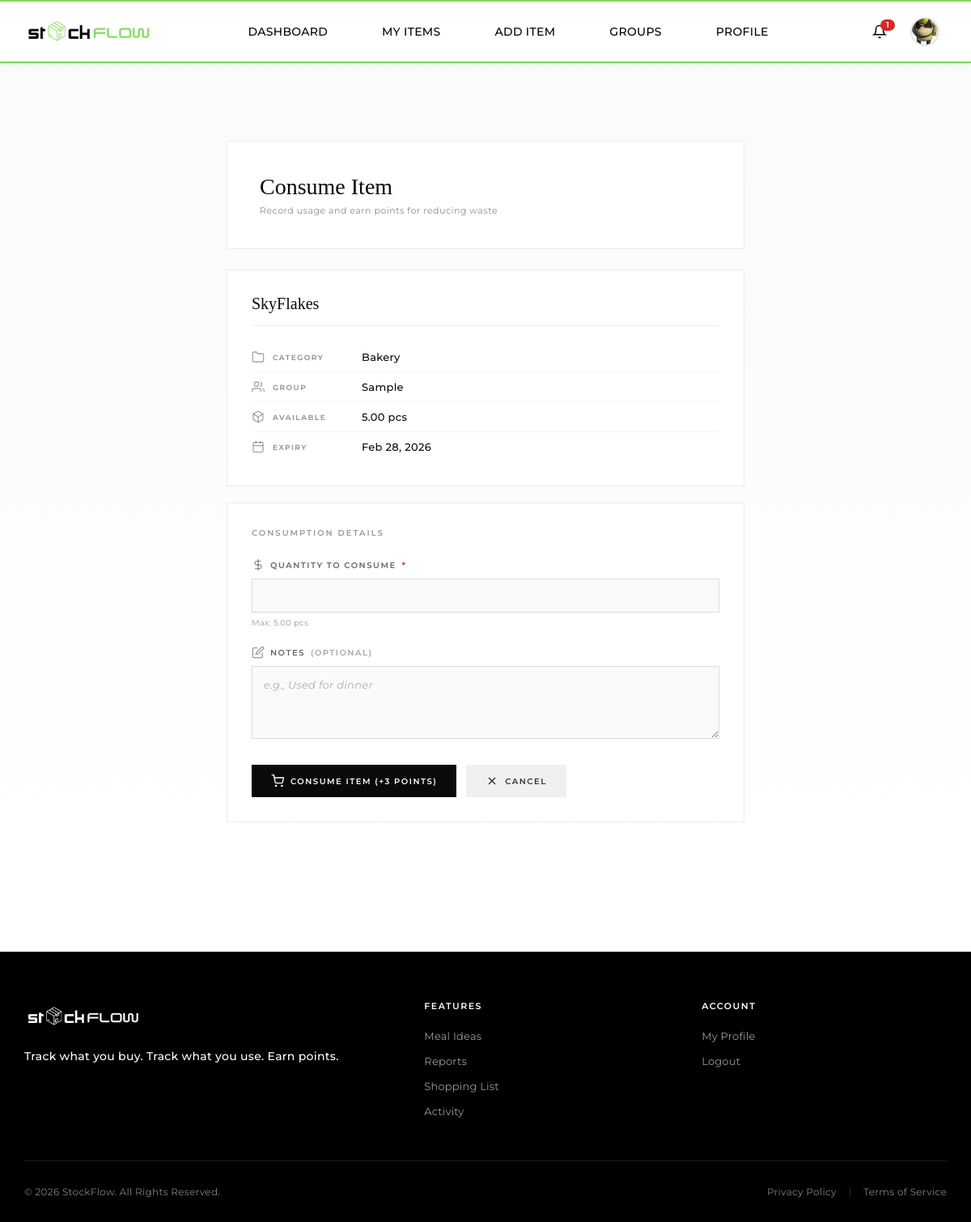
Screenshot of /user/customer/item/consume_item.php?id=1 (signed in) with the database file from the repository.
### tables this page shows
CREATE TABLE `users` (
  `user_id` int(11) NOT NULL,
  `full_name` varchar(255) NOT NULL,
  `email` varchar(255) NOT NULL,
  `password` varchar(1000) NOT NULL,
  `img_name` varchar(255) DEFAULT NULL,
  `is_active` tinyint(1) DEFAULT 1,
  `last_login` timestamp NULL DEFAULT NULL,
  `role` enum('customer','grocery_admin') DEFAULT 'customer',
  `store_id` int(11) DEFAULT NULL,
  `created_at` timestamp NOT NULL DEFAULT current_timestamp(),
  `updated_at` timestamp NOT NULL DEFAULT current_timestamp() ON UPDATE current_timestamp()
);

CREATE TABLE `customer_items` (
  `item_id` int(11) NOT NULL,
  `item_name` varchar(255) NOT NULL,
  `barcode` varchar(100) DEFAULT NULL,
  `catalog_id` int(11) DEFAULT NULL,
  `category_id` int(11) NOT NULL,
  `group_id` int(11) NOT NULL,
  `quantity` decimal(10,2) NOT NULL,
  `unit` varchar(50) NOT NULL,
  `purchase_date` date NOT NULL,
  `expiry_date` date NOT NULL,
  `expiry_status` enum('fresh','near_expiry','expired') DEFAULT 'fresh',
  `alert_flag` tinyint(1) DEFAULT 0,
  `purchased_from` varchar(255) DEFAULT NULL,
  `created_by` int(11) NOT NULL,
  `date_added` timestamp NOT NULL DEFAULT current_timestamp(),
  `last_updated` timestamp NOT NULL DEFAULT current_timestamp() ON UPDATE current_timestamp()
);

CREATE TABLE `categories` (
  `category_id` int(11) NOT NULL,
  `category_name` varchar(100) NOT NULL,
  `description` text DEFAULT NULL,
  `created_at` timestamp NOT NULL DEFAULT current_timestamp()
);

CREATE TABLE `groups` (
  `group_id` int(11) NOT NULL,
  `group_name` varchar(255) NOT NULL,
  `group_type` enum('household','co_living','small_business') NOT NULL,
  `created_by` int(11) NOT NULL,
  `invitation_code` varchar(50) DEFAULT NULL,
  `created_at` timestamp NOT NULL DEFAULT current_timestamp()
);

### includes/config.php (called while the page is built, shortened)
<?php
$baseUrl = '/StockFlow';
function isLoggedIn() {
    return isset($_SESSION['user_id']);
}
function getCurrentUserId() {
    return $_SESSION['user_id'] ?? null;
}
function getCurrentUserRole() {
    return $_SESSION['role'] ?? null;
}
?>

### user/customer/item/consume_item.php (the view, shortened to what this page needs)
<?php
require_once __DIR__ . '/../../../includes/config.php';
$conn    = getDBConnection();
$user_id = getCurrentUserId();
$item_id = $_GET['id'] ?? null;
$stmt = $conn->prepare("
    SELECT ci.*, c.category_name, g.group_name
    FROM customer_items ci
    INNER JOIN categories c      ON ci.category_id = c.category_id
    INNER JOIN groups g          ON ci.group_id    = g.group_id
    INNER JOIN group_members gm  ON ci.group_id    = gm.group_id
    WHERE ci.item_id = ? AND gm.user_id = ?
");
$stmt->bind_param("ii", $item_id, $user_id);
$stmt->execute();
$result = $stmt->get_result();
$item    = $result->fetch_assoc();
$success = '';
$pageCss = '<link rel="stylesheet" href="' . htmlspecialchars($baseUrl) . '/includes/style/pages/consume.css">';
require_once __DIR__ . '/../../../includes/header.php';
?>
<main class="consume-page">
    <div class="consume-container">
        <div class="consume-header">
            <h2>Consume Item</h2>
            <p>Record usage and earn points for reducing waste</p>
        </div>
        <?php if ($success): ?>
            <div class="success-card">
                <div class="alert alert-success" style="margin-bottom:0; border:none; padding:0; background:transparent;">
                    <svg width="18" height="18" viewBox="0 0 24 24" fill="none" stroke="currentColor" stroke-width="2">
                        <polyline points="20 6 9 17 4 12"/>
                    </svg>
                    <?= htmlspecialchars($success) ?>
                </div>
            </div>
            <a href="../../dashboard.php" class="back-link">
                <svg width="16" height="16" viewBox="0 0 24 24" fill="none" stroke="currentColor" stroke-width="2">
                    <path d="M19 12H5M12 19l-7-7 7-7"/>
                </svg>
                Back to Dashboard
            </a>
        <?php else: ?>
            <div class="item-card">
                <h3 class="item-card-title"><?= htmlspecialchars($item['item_name']) ?></h3>
                <div class="item-detail-row">
                    <svg width="16" height="16" viewBox="0 0 24 24" fill="none" stroke="currentColor" stroke-width="2">
                        <path d="M22 19a2 2 0 0 1-2 2H4a2 2 0 0 1-2-2V5a2 2 0 0 1 2-2h5l2 3h9a2 2 0 0 1 2 2z"/>
                    </svg>
                    <span class="item-detail-label">Category</span>
                    <span class="item-detail-value"><?= htmlspecialchars($item['category_name']) ?></span>
                </div>
                <div class="item-detail-row">
                    <svg width="16" height="16" viewBox="0 0 24 24" fill="none" stroke="currentColor" stroke-width="2">
                        <path d="M17 21v-2a4 4 0 0 0-4-4H5a4 4 0 0 0-4 4v2"/>
                        <circle cx="9" cy="7" r="4"/>
                        <path d="M23 21v-2a4 4 0 0 0-3-3.87"/>
                        <path d="M16 3.13a4 4 0 0 1 0 7.75"/>
                    </svg>
                    <span class="item-detail-label">Group</span>
                    <span class="item-detail-value"><?= htmlspecialchars($item['group_name']) ?></span>
                </div>
                <div class="item-detail-row">
                    <span class="item-detail-label">Available</span>
                    <span class="item-detail-value"><?= $item['quantity'] . ' ' . htmlspecialchars($item['unit']) ?></span>
                </div>
                <div class="item-detail-row">
                    <svg width="16" height="16" viewBox="0 0 24 24" fill="none" stroke="currentColor" stroke-width="2">
                        <rect x="3" y="4" width="18" height="18" rx="2" ry="2"/>
                        <line x1="16" y1="2" x2="16" y2="6"/>
                        <line x1="8"  y1="2" x2="8"  y2="6"/>
                        <line x1="3"  y1="10" x2="21" y2="10"/>
                    </svg>
                    <span class="item-detail-label">Expiry</span>
                    <span class="item-detail-value"><?= date('M d, Y', strtotime($item['expiry_date'])) ?></span>
                </div>
            </div>
            <div class="form-card">
                <p class="form-card-title">Consumption Details</p>
                <form method="POST" action="">
                    <div class="form-group">
                        <label class="form-label" for="consume_quantity">
                            <svg width="16" height="16" viewBox="0 0 24 24" fill="none" stroke="currentColor" stroke-width="2">
                                <line x1="12" y1="1" x2="12" y2="23"/>
                                <path d="M17 5H9.5a3.5 3.5 0 0 0 0 7h5a3.5 3.5 0 0 1 0 7H6"/>
                            </svg>
                            Quantity to Consume <span style="color:#b91c1c">*</span>
                        </label>
                        <input class="form-input"
                               type="number"
                               id="consume_quantity"
                               name="consume_quantity"
                               step="0.01"
                               min="0.01"
                               max="<?= $item['quantity'] ?>"
                               required>
                        <span class="form-hint">Max: <?= $item['quantity'] . ' ' . htmlspecialchars($item['unit']) ?></span>
                    </div>
                    <div class="form-group">
                        <label class="form-label" for="notes">
                            <svg width="16" height="16" viewBox="0 0 24 24" fill="none" stroke="currentColor" stroke-width="2">
                                <path d="M11 4H4a2 2 0 0 0-2 2v14a2 2 0 0 0 2 2h14a2 2 0 0 0 2-2v-7"/>
                                <path d="M18.5 2.5a2.121 2.121 0 0 1 3 3L12 15l-4 1 1-4 9.5-9.5z"/>
                            </svg>
                            Notes <span style="color:rgba(0,0,0,.35)">(Optional)</span>
                        </label>
                        <textarea class="form-textarea"
                                  id="notes"
                                  name="notes"
                                  rows="3"
                                  placeholder="e.g., Used for dinner"></textarea>
                    </div>
                    <div class="btn-row">
                        <button type="submit" class="btn btn-primary">
                            <svg width="16" height="16" viewBox="0 0 24 24" fill="none" stroke="currentColor" stroke-width="2">
                                <circle cx="9"  cy="21" r="1"/>
                                <circle cx="20" cy="21" r="1"/>
                                <path d="M1 1h4l2.68 13.39a2 2 0 0 0 2 1.61h9.72a2 2 0 0 0 2-1.61L23 6H6"/>
                            </svg>
                            Consume Item (+3 Points)
                        </button>
                        <a href="../../dashboard.php" class="btn btn-secondary">
                            <svg width="16" height="16" viewBox="0 0 24 24" fill="none" stroke="currentColor" stroke-width="2">
                                <line x1="18" y1="6"  x2="6"  y2="18"/>
                                <line x1="6"  y1="6"  x2="18" y2="18"/>
                            </svg>
                            Cancel
                        </a>
                    </div>
                </form>
            </div>
        <?php endif; ?>
    </div>
</main>
<?php require_once __DIR__ . '/../../../includes/footer.php'; ?>

### includes/header.php (shortened to what this page needs)
<!DOCTYPE html>
<html lang="en">
<head>
    <link rel="stylesheet" href="<?php echo htmlspecialchars($baseUrl); ?>/css/style.css">
    <?php if (isset($pageCss)) echo $pageCss; ?>
    <link rel="stylesheet" href="<?php echo htmlspecialchars($baseUrl); ?>/includes/style/components/header-extras.css">
</head>
<body>
<?php if (isLoggedIn()):
    $header_user_id = (int) $_SESSION['user_id'];
    $header_stmt = $conn->prepare("SELECT full_name, img_name, role FROM users WHERE user_id = ?");
    $header_stmt->bind_param("i", $header_user_id);
    $header_stmt->execute();
    $header_result = $header_stmt->get_result();
    $header_user = $header_result->fetch_assoc();
    $profile_pic = htmlspecialchars($baseUrl) . '/images/profile_pictures/' . htmlspecialchars($header_user['img_name']);
    $current_role = getCurrentUserRole();
?>
<header class="header-container">
    <div class="header-main">
        <a href="<?php echo htmlspecialchars($baseUrl); ?>/index.php" class="logo">
            <img src="<?php echo htmlspecialchars($baseUrl); ?>/assets/logo/logo1.png" alt="StockFlow" class="logo-img">
        </a>
        <nav class="nav-container" id="mobile-nav">
            <ul class="main-nav">
                <?php if ($current_role === 'grocery_admin'): ?>
                    <li><a href="<?php echo htmlspecialchars($baseUrl); ?>/grocery/grocery_dashboard.php" class="nav-link">Dashboard</a></li>
                    <li><a href="<?php echo htmlspecialchars($baseUrl); ?>/grocery/items/grocery_items.php" class="nav-link">Inventory</a></li>
                    <li><a href="<?php echo htmlspecialchars($baseUrl); ?>/grocery/purchase_orders/index.php" class="nav-link">Purchase Orders</a></li>
                    <li><a href="<?php echo htmlspecialchars($baseUrl); ?>/grocery/product_catalog/view_product_catalog.php" class="nav-link">Product Catalog</a></li>
                    <li><a href="<?php echo htmlspecialchars($baseUrl); ?>/grocery/suppliers/view_suppliers.php" class="nav-link">Suppliers</a></li>
                <?php else: ?>
                    <li><a href="<?php echo htmlspecialchars($baseUrl); ?>/user/dashboard.php" class="nav-link">Dashboard</a></li>
                    <li><a href="<?php echo htmlspecialchars($baseUrl); ?>/user/customer/item/my_items.php" class="nav-link">My Items</a></li>
                    <li><a href="<?php echo htmlspecialchars($baseUrl); ?>/user/customer/item/add_item.php" class="nav-link">Add Item</a></li>
                    <li><a href="<?php echo htmlspecialchars($baseUrl); ?>/user/customer/groups/my_groups.php" class="nav-link">Groups</a></li>
                    <li><a href="<?php echo htmlspecialchars($baseUrl); ?>/user/profile/profile.php" class="nav-link">Profile</a></li>
                <?php endif; ?>
            </ul>
        </nav>
        <div class="header-right-actions">
            <?php include __DIR__ . '/notification_bell.php'; ?>
            <div class="account-dropdown-wrapper">
                <button class="icon-btn account-dropdown-btn" aria-label="Account" type="button">
                    <img src="<?php echo $profile_pic; ?>"
                         alt="Profile"
                         class="account-profile-img"
                         onerror="this.src='<?php echo htmlspecialchars($baseUrl); ?>/user/images/profile_pictures/nopfp.jpg';">
                </button>
            </div>
        </div>
    </div>
</header>
<?php endif; ?>
</body>
</html>

### css/style.css (style rules this page uses)
:root { --primary: #1a1a1a; --secondary: #666666; --border: #e5e5e5; --bg: #ffffff; --hover: #f5f5f5; }
* { margin: 0; padding: 0; box-sizing: border-box; }
html { min-height: 100vh; overflow-x: hidden; }
body { font-family: 'Montserrat', sans-serif; background-color: #fff; min-height: 100vh; display: flex; flex-direction: column; margin: 0; position: relative; overflow-x: hidden; padding-top: 74px; }
main { width: 100%; position: relative; z-index: 1; padding-bottom: 60px; }
.header-container { background: #fff; position: fixed; top: 0; left: 0; right: 0; width: 100%; z-index: 1000; box-shadow: 0 1px 6px rgba(0,0,0,0.08); font-family: 'Montserrat', sans-serif; border-bottom: 2px solid #7ed957; border-top: 2px solid #7ed957; }
.header-container a { text-decoration: none; color: inherit; }
.header-main { max-width: 1300px; margin: 0 auto; padding: 15px 30px !important; display: flex; align-items: center; justify-content: space-between; font-family: 'Montserrat', sans-serif; }
.logo { display: flex; align-items: center; height: 44px; }
.logo-img { height: 44px; transition: transform 0.25s ease; display: block; }
.nav-container { display: flex; align-items: center; flex: 1; justify-content: center; height: 44px; }
.main-nav { list-style: none; display: flex; gap: 35px; align-items: center; height: 100%; margin: 0; padding: 0; }
.main-nav li { display: flex; align-items: center; height: 100%; }
.nav-link { text-decoration: none; color: #000; font-weight: 500; font-size: 14px; letter-spacing: 0.3px; padding: 8px 16px; text-transform: uppercase; position: relative; transition: color 0.3s ease; }
.nav-link::after { content: ''; position: absolute; bottom: -4px; left: 50%; width: 100%; height: 2px; background-color: #000; transform: translateX(-50%) scaleX(0); transition: transform 0.3s ease; }
.main-nav .nav-link, .dropdown-menu a { text-decoration: none; }
.icon-btn { background: none; border: none; cursor: pointer; color: #000; margin: 0 5px; padding: 6px; transition: transform 0.2s ease, color 0.2s ease; }
.account-dropdown-wrapper { position: relative; }
.account-profile-img { width: 32px; height: 32px; border-radius: 50%; object-fit: cover; cursor: pointer; transition: transform 0.2s ease; }

### includes/style/components/header-extras.css (style rules this page uses)
.header-right-actions { display: flex; align-items: center; gap: 8px; margin-left: auto; }
.account-dropdown-wrapper { position: relative; }
.account-dropdown-btn { position: relative; overflow: hidden; background: none; border: none; padding: 4px; cursor: pointer; display: flex; align-items: center; justify-content: center; }
.account-profile-img { width: 36px; height: 36px; border-radius: 50%; object-fit: cover; border: 2px solid rgba(0, 0, 0, 0.1); transition: all 0.3s ease; }

### rows the page displays
users: img_name (picture)
customer_items: item_name "SkyFlakes", category.category_name "Bakery", group.group_name "Sample", quantity "5.00", unit "pcs", expiry_date "Feb 28, 2026"

### other values shown
$unread "1"
